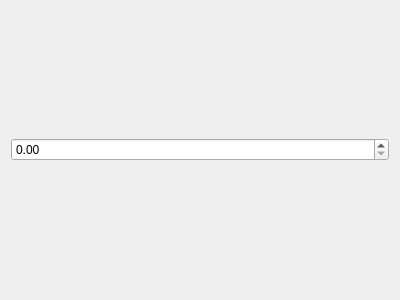
<?xml version="1.0" encoding="UTF-8"?>
<ui version="4.0">
 <class>FloatSettingCard</class>
 <widget class="QWidget" name="FloatSettingCard">
  <property name="geometry">
   <rect>
    <x>0</x>
    <y>0</y>
    <width>400</width>
    <height>300</height>
   </rect>
  </property>
  <property name="windowTitle">
   <string/>
  </property>
  <layout class="QGridLayout" name="gridLayout">
   <item row="0" column="0">
    <widget class="DoubleSpinBox" name="dsb_val"/>
   </item>
  </layout>
 </widget>
 <customwidgets>
  <customwidget>
   <class>DoubleSpinBox</class>
   <extends>QDoubleSpinBox</extends>
   <header>qfluentwidgets</header>
  </customwidget>
 </customwidgets>
 <resources/>
 <connections/>
</ui>
